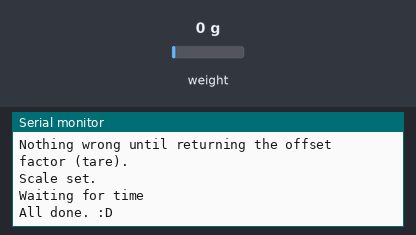
Bench run of a sketch on a simulated ESP8266 (NodeMCU). Parts: the last lines printed to the serial monitor. Inputs (shaded band) come from the test bench; at power-on: weight on the scale 0 g. WiFi joins after 1.5 s; servers stay silent unless stated; the local clock reads 2024-03-15 10:24:30 at power-on unless the sketch sets it; the Firebase database answers and starts empty.

Above: at 4.0 s.
4.1 s: weight on the scale set to 100 g
At 12.7 s:
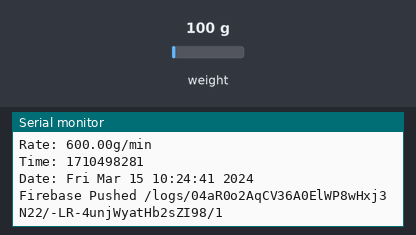
13.1 s: weight on the scale set to 1250 g
At 21.14 s:
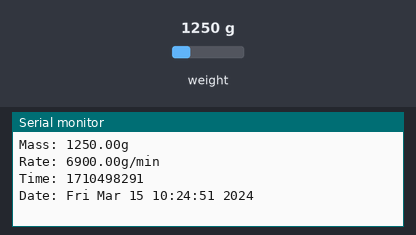

The sketch:

MedVol.ino
```cpp
#include <FirebaseArduino.h>
#include <ESP8266WiFi.h>
#include <time.h>

#define FIREBASE_HOST "medvol-4803c.firebaseio.com"
#define FIREBASE_AUTH "oRxBtvusapJRi4AwnFyuv92w2R0w5cHivMuaD2pw"

#define WIFI_SSID "NET dos outros"
#define WIFI_PASSWORD "usasuanet"

//#define WIFI_SSID "NETVIRTUA 107"
//#define WIFI_PASSWORD "3817097950"

#define USER_ID "04aR0o2AqCV36A0ElWP8wHxj3N22"
#define ITEM_ID "-LR-4unjWyatHb2sZI98"

#include <HX711.h>  //You must have this library in your arduino library folder
#define D_OUT 5 //D1
#define Hard_CLOCK 4 // D2

//Change this calibration factor as per your load cell once it is found you many need to vary it in thousands
HX711 scale;

float interval = 10000;
float interval_config = 2000;
unsigned long previousMillis = 0;
float previousmass = 0;
String config_path = (String) "itens/" + USER_ID + "/" + ITEM_ID + "/";
String db_path = (String) "/logs/" + USER_ID + "/" + ITEM_ID + "/";
String data = "no";


//=============================================================================================
//                         SETUP
//=============================================================================================
void setup() {
  Serial.begin(9600);

  // connect to wifi.
  WiFi.begin(WIFI_SSID, WIFI_PASSWORD);
  Serial.print("Connecting to Wifi\n");
  while (WiFi.status() != WL_CONNECTED) {
    Serial.print(".");
    delay(500);
  }
  Serial.println();
  Serial.print("connected: ");
  Serial.println(WiFi.localIP());

  Firebase.begin(FIREBASE_HOST, FIREBASE_AUTH);

  Firebase.stream((String) config_path + "/update");
  if (Firebase.success()) {
    Serial.println("streaming ok");
  }else{
    Serial.println("Streaming Fail.");
  }

  while (!set_scale());

  configTime(-3 * 3600, 0, "pool.ntp.org", "time.nist.gov");
  Serial.println("\nWaiting for time");
  while (!time(nullptr)) {
    Serial.print(".");
    delay(1000);
  }
  Serial.println("");

  Serial.println("All done. :D");
  Serial.println();
}

bool set_scale(){

  float calibration_factor = Firebase.getFloat((String) config_path + "calibration_factor");
  if (Firebase.success()) {
    Serial.println("Nothing wrong until getting the calibration factor.");
  }else if (Firebase.failed()){
    Serial.print("Getting Firebase calibration_factor failed:");
    Serial.println(Firebase.error());
    delay(2000);
    return false;
  }

  scale.begin(D_OUT, Hard_CLOCK);
//  scale.set_scale(calibration_factor);  //Calibration Factor obtained from first sketch
  scale.set_scale(-250);
  scale.tare(10);             //Reset the scale to 0

  float tare_factor = scale.get_offset();

  Firebase.setFloat((String) config_path + "tare", tare_factor);
  if (Firebase.failed()) {
    Serial.print("getting Firebase tare_factor failed:");
    Serial.println(Firebase.error());
    delay(2000);
    return false;
  } else if (Firebase.success()) {
    Serial.println("Nothing wrong until returning the offset factor (tare).");
  }

  Serial.println("Scale set.");

  return true;
}

//=============================================================================================
//                         LOOP
//=============================================================================================

void loop() {
  if ( data != "yes") {
    unsigned long currentMillis = millis();

    if (currentMillis - previousMillis >= interval) {
      previousMillis = currentMillis;
      float mass = scale.get_units(10);
      float rate = ((mass - previousmass) / (interval / 1000)) * 60; // grams/min
      previousmass = mass;

      // append a new value to /log
      //    StaticJsonDocument<200> doc;
      //    JsonObject& root = doc.to<JsonObject>();

      StaticJsonBuffer<200> jsonBuffer;
      JsonObject& root = jsonBuffer.createObject();


      Serial.print("Mass: ");
      Serial.print(mass);
      Serial.println("g");

      Serial.print("Rate: ");
      Serial.print(rate);
      Serial.println("g/min");
      root["mass"] = mass;
      root["rate"] = rate;

      time_t now = time(nullptr);
      Serial.print("Time: ");
      Serial.println(now);
      Serial.print("Date: ");
      Serial.println(ctime(&now));
      root["date"] = ctime(&now);
      root["timestamp"] = now;

      String name = Firebase.push(db_path, root);

      // handle error
      if (Firebase.failed()) {
        Serial.print((String)"Firebase failed Pushing " + db_path + " failed:");
        Serial.println(Firebase.error());
        return;
      }
      Serial.print((String)"Firebase Pushed " + db_path );
      Serial.println(name);
    }

    if (Firebase.available()) {
      FirebaseObject event = Firebase.readEvent();
      data = event.getString("data");
    }
  }
  else {

    unsigned long currentMillis = millis();

    if (currentMillis - previousMillis >= interval_config) {
      previousMillis = currentMillis;
      float raw = scale.read_average(10);
      float value = scale.get_units(10);
      Serial.print("raw: ");
      Serial.println(raw);
      Serial.print("value: ");
      Serial.println(value);
      Firebase.setFloat((String) config_path + "raw_value", raw);
      if (Firebase.failed()) {
        Serial.print("setting Firebase tare_factor failed:");
        Serial.println(Firebase.error());
        return;
      }
      Firebase.setFloat((String) config_path + "true_value", value);
      if (Firebase.failed()) {
        Serial.print("setting Firebase tare_factor failed:");
        Serial.println(Firebase.error());
        return;
      }


      if (Firebase.available()) {
        FirebaseObject event = Firebase.readEvent();
        float calib_fact = Firebase.getFloat((String) config_path + "calibration_factor");
        if (Firebase.failed()) {
          Serial.print("getting Firebase tare_factor failed:");
          Serial.println(Firebase.error());
          return;
        }
        scale.set_scale(calib_fact);  //Calibration Factor obtained from first sketch
        scale.tare(10);
        float tare_factor = scale.get_offset();

        Firebase.setFloat((String) config_path + "tare", tare_factor);
        if (Firebase.failed()) {
          Serial.print("setting Firebase tare_factor failed:");
          Serial.println(Firebase.error());
          return;
        }
        data = event.getString("data");
      }
    }
  }
}
//=============================================================================================
```

Measured:
- after the input at 4.1 s, the serial monitor: prints a new line after 6.9 s (image 1)
- after the input at 13.1 s, the serial monitor: prints a new line after 7.9 s (image 2)
